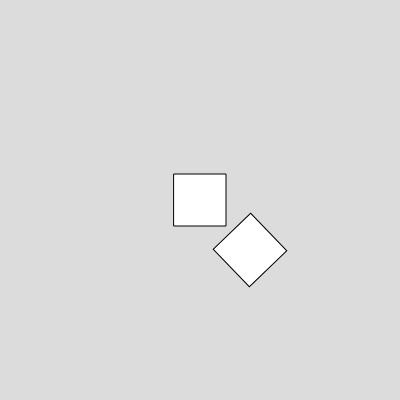
Frame 1 (no input)
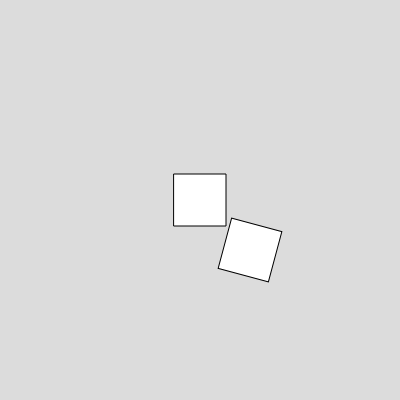
Frame 60 (no input)
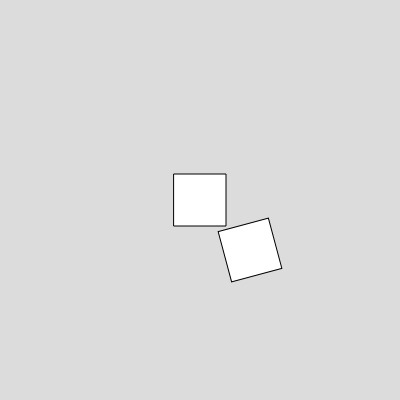
Frame 120 (the mouse pressed at the canvas centre since frame 60)

The p5.js sketch that drew these frames (run headless with seeded random() and noise() and a simulated clock; from frame 60 on, the mouse is pressed at the canvas centre):

// p5.js sketch
// ── sketch.js
/*  ROTATE
    Rota una figura según el monto especificado por el parámetro ángulo. 
    Esta función toma en cuenta el modo de ángulo definido por angleMode(), 
    así que los ángulos pueden ser ingresados en radianes o grados. 
    Los objetos son siempre rotados según su posición relativa al origen y los
    números positivos rotan en la dirección de las manecillas del reloj. 
*/

let contador = 0;

function setup() {
  createCanvas(400, 400);
  angleMode(DEGREES);
}

function draw() {

  background(220);
  contador += 1;
  translate(width / 2, height / 2);
  rect(-26, -26, 52, 52);
  translate(50, 50);
  rotate(45 + contador);
  rect(-26, -26, 52, 52);

}
